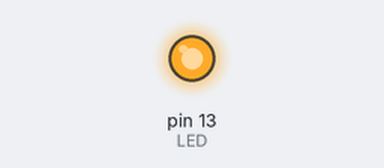
This sketch was run on a simulated Arduino Uno, built with avr-gcc and run on an emulated ATmega328P. Shown: output pins drawn as LEDs (lit = HIGH).

Above: at 0.5 s.
At 5.0 s:
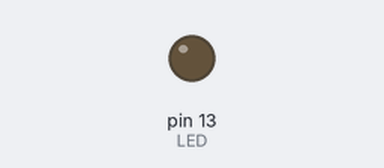
Timing chart, 0 to 6.9 s (numbered marks = the images above):
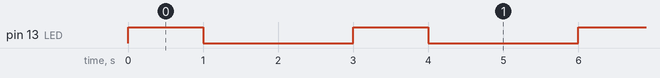

Measured:
- by itself, pin 13 (LED): alternates HIGH for 1.0 s and LOW for 2.0 s

The sketch:

Arduino_Blink.ino
```cpp
//goal: make LED blink on 1 sec and off 2

#define LED 13                // LED is pin 13


void setup ()
{
  pinMode (LED, OUTPUT);      // pin 13 is output
  digitalWrite  (LED,HIGH);   // pin 13 is on
}


void loop ()
{
      digitalWrite (LED,HIGH); //LED on
      delay (1000);             //on 1000 milliseconds = 1 sec
      digitalWrite (LED,LOW);  //LED off
      delay (2000);            //off 2000 millisecond = 2 sec


      //delay (120000);          //cont. previous for 2 minutes
      //digitalWrite (LED,LOW);
      //delay (120000);          // LED off for 2 min
}
```
